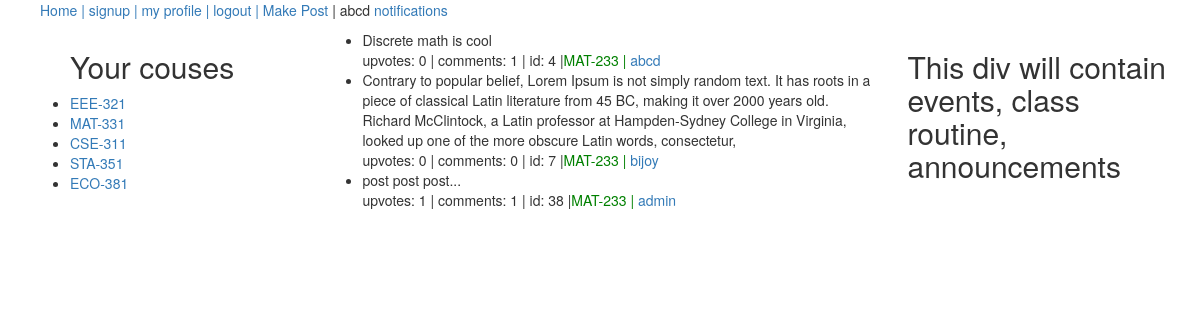
The app's page /posts/MAT-233/ (signed in) with its own data.
### playground/models.py (models this page shows, shortened)
class Course(models.Model):
	semester_or_year = (
		('1', '1st'),
		('2', '2nd'),
		('3', '3rd'),
		('4', '4th'),
		('5', '5th'),
		('6', '6th'),
		('7', '7th'),
		('8', '8th'),
	)
	course_code = models.CharField(max_length=50)
	course_title = models.CharField(max_length=200)
	semester = models.CharField(max_length=10, choices=semester_or_year, default='1')
	created_by = models.ForeignKey(User, on_delete=models.CASCADE)

class Post(models.Model):
	user = models.ForeignKey(User, on_delete=models.CASCADE)
	course = models.ForeignKey(Course, on_delete=models.CASCADE)
	content = models.TextField()

### playground/views.py (the view)
# urls.py: path('posts/<str:course_code>/', views.posts_under_course, name='posts_under_course'),
def posts_under_course(request, course_code):
	course_obj = Course.objects.get(course_code=course_code)
	posts = Post.objects.filter(course=course_obj)
	u = request.user
	current_sem = u.profile.current_semester
	my_courses = Course.objects.filter(semester=current_sem)
	return render(request, 'playground/posts_list.html', {'posts': posts, 'my_courses': my_courses})

### playground/templates/playground/posts_list.html
{% extends "playground/base.html" %}
	{% block mainDiv %}
	<ul>
		{% for p in posts %}
			<li style="style-type:none">{{ p.content }}<br>upvotes: {{ p.postvote_set.all.count }} | comments: {{p.comment_set.all.count }} | id: {{p.id }} |<span style="color:green">{{p.course.course_code }} | <a href="{% url 'profile' p.user %}">{{p.user}}</a></span></li>
		{% endfor %}
	</ul>
	{% endblock %}

### playground/templates/playground/base.html (shortened to what this page needs)
<!DOCTYPE html>
<html>
<head>
	<link rel="stylesheet" href="https://maxcdn.bootstrapcdn.com/bootstrap/3.4.0/css/bootstrap.min.css">
</head>
<body>
	<nav>
		<ul>
			<li class="nav"><a href="{% url 'index' %}">Home | </a></li>
			<li class="nav"><a href="{% url 'signup' %}">signup | </a></li>
			<li class="nav"><a href="{% url 'profile' request.user %}">my profile | </a></li>
			<li class="nav"><a href="{% url 'logout' %}">logout | </a></li>
			<li class="nav"><a href="{% url 'makepost' %}">Make Post</a></li>
			<li class="nav"> | {{ request.user }} </li>
			<li class="nav"><a href="notifications/all">notifications</a></li>
		</ul>
	</nav>
	<div class="container">
		<div class="row">
			<nav class="col-sm-3">
				{% include "playground/sidediv.html" %}
			</nav>
			<div class="col-sm-6">
				{% block mainDiv %} {% endblock %}
			</div>
			<div class="col-sm-3">
				{% include "playground/rtsidediv.html" %}
			</div>
		</div>
	</div>
</body>
</html>

### playground/templates/playground/sidediv.html
		<ul>
		<h2>Your couses</h2>
			{% for c in my_courses %}
				<li><a href="{% url 'posts_under_course' c.course_code %}">{{ c.course_code }}</a></li>
			{% endfor %}
		</ul>

### playground/templates/playground/base.html (style rules this page uses)
.nav { list-style-type: none; display: inline-block; }

### records on screen
Course: course_code "EEE-321"
Course: course_code "MAT-331"
Course: course_code "CSE-311"
Course: course_code "STA-351"
Course: course_code "ECO-381"
Post: content "Discrete math is cool", postvote_set.all.count "0", comment_set.all.count "1", id "4", course.course_code "MAT-233", user "abcd"
Post: content "Contrary to popular belief, Lorem Ipsum is not simply random text. It has roots in a piece of classical Latin literature from 45 BC, making it over 2000 years old. Richard McClintock, a Latin professor at Hampden-Sydney College in Virginia, looked up one of the more obscure Latin words, consectetur,", postvote_set.all.count "0", comment_set.all.count "0", id "7", course.course_code "MAT-233", user "bijoy"
Post: content "post post post...", postvote_set.all.count "1", comment_set.all.count "1", id "38", course.course_code "MAT-233", user "admin"

### other values on screen
{{ request.user }} "abcd"
